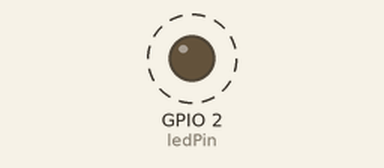
The sketch below on a simulated ESP32. Shown: output pins drawn as LEDs (lit = HIGH). Dashed ring = blinking. What the sketch prints to the serial monitor is not drawn.

Above: at 0.2 s.
Timing chart, 0 to 3.0 s (numbered marks = the images above):
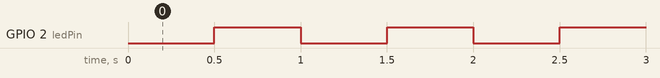

The sketch:

tast2.ino
```cpp
// ESP32板载LED引脚
const int ledPin = 2;
// 存储上一次状态切换的时间
unsigned long lastTime = 0;
// 闪烁间隔：500ms切换一次亮灭，完整周期1000ms = 1Hz
const unsigned long interval = 500;
// LED状态标记
bool ledState = LOW;

void setup() {
  Serial.begin(115200);
  pinMode(ledPin, OUTPUT);
  digitalWrite(ledPin, ledState);
}

void loop() {
  // 获取当前系统毫秒时间
  unsigned long currentTime = millis();

  // 判断是否到达切换时间
  if (currentTime - lastTime >= interval) {
    lastTime = currentTime;
    // 翻转LED状态
    ledState = !ledState;
    digitalWrite(ledPin, ledState);
    // 串口打印状态
    if (ledState) {
      Serial.println("LED ON");
    } else {
      Serial.println("LED OFF");
    }
  }
  // 此处可添加其他业务代码，不会被计时阻塞
}
```

Measured:
- by itself, GPIO 2 (ledPin): alternates HIGH for 0.50 s and LOW for 0.50 s
